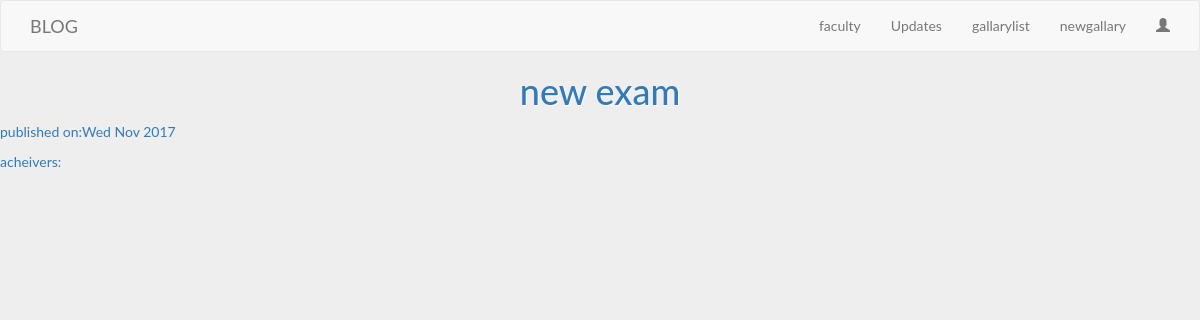
Page /section_list/ on the earlier database version.
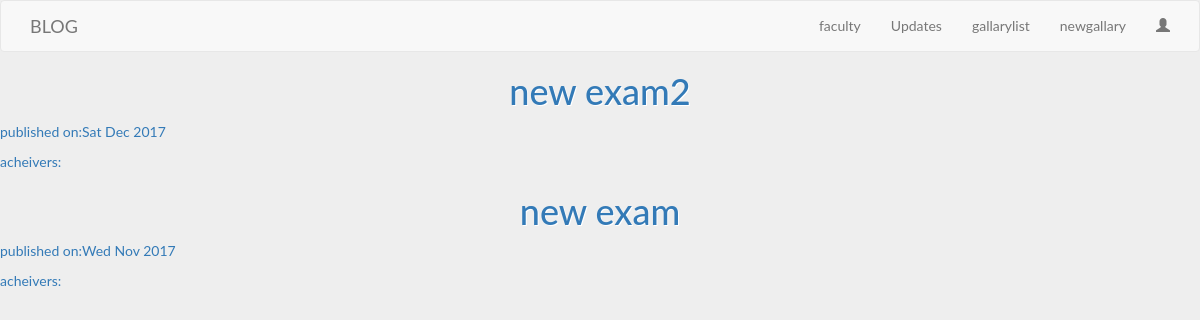
Same page on the later database version.
### schoolapp/models.py (models this page shows, shortened)
class Exam(models.Model):
    name = models.CharField(max_length = 200)
    examdescription = models.TextField()
    created_date = models.DateTimeField(default = timezone.now)

### schoolapp/views.py (the view)
# urls.py: url(r'^section_list/$',views.SectionListView.as_view(),name='section_list'),
class SectionListView(ListView):
    model = Exam
    def get_queryset(self):
        return Exam.objects.order_by('-created_date')

### schoolapp/templates/schoolapp/exam_list.html
{% extends 'schoolapp/base.html'%}
{% block content %}
<div class="centerstage">
  {% for exams in exam_list %}
   <div class="post">
     <h1><a href="{% url 'exam_detail' pk=exams.pk %}">{{exams.name}}</h1>
      <div class="date">
        <p>published on:{{ exams.created_date|date:"D M Y"}}</p>
      </div>
      <a href="{% url 'exam_detail' pk=exams.pk %}">acheivers: {{ acheivers.count }}</a>
   </div>
  {% endfor %}
</div>
{% endblock %}

Differences in the rows shown:
added Exam: name "new exam2", created_date "Sat Dec 2017"
